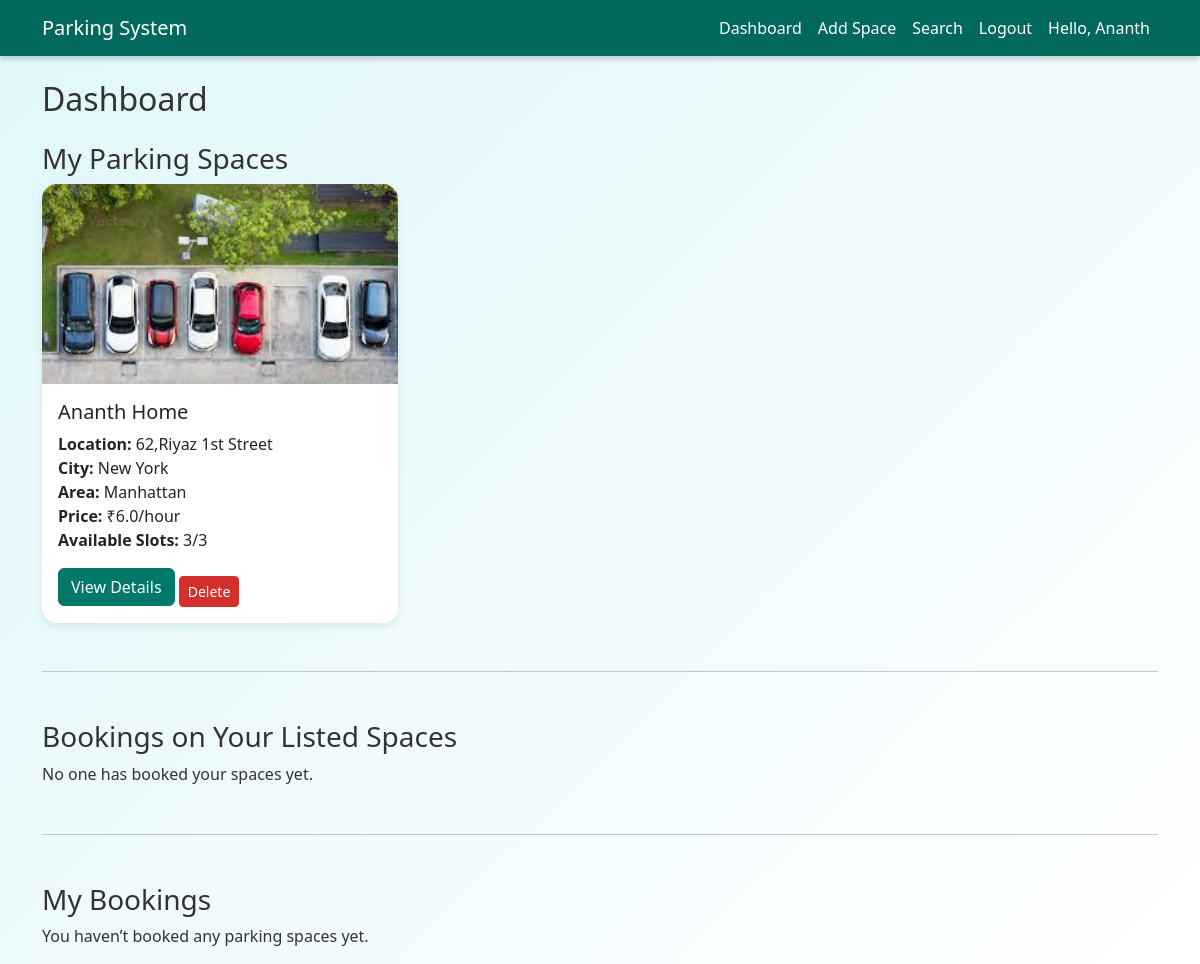
/dashboard (signed in), run on the app's committed database.
### tables this page shows
CREATE TABLE parking_spaces (
            id INTEGER PRIMARY KEY AUTOINCREMENT,
            user_id INTEGER,
            title TEXT NOT NULL,
            address TEXT NOT NULL,
            city TEXT NOT NULL,
            area TEXT NOT NULL,
            price_per_hour REAL NOT NULL,
            total_slots INTEGER NOT NULL,
            available_slots INTEGER NOT NULL,
            description TEXT,
            image TEXT,
            FOREIGN KEY (user_id) REFERENCES users (id)
        );

### app.py (the view)
@app.route('/dashboard')
def dashboard():
    if 'user_id' not in session:
        return redirect(url_for('login'))
    user_id = session['user_id']
    conn = get_db()
    cur = conn.cursor()
    cur.execute('SELECT * FROM parking_spaces WHERE user_id = ?', (user_id,))
    spaces = cur.fetchall()
    cur.execute('''
        SELECT b.id, b.hours, b.booking_date, p.title, p.address, p.city
        FROM bookings b
        JOIN parking_spaces p ON b.space_id = p.id
        WHERE b.user_id = ?
    ''', (user_id,))
    bookings = cur.fetchall()
    cur.execute('''
        SELECT b.id, b.hours, b.booking_date, u.name, u.contact, p.title
        FROM bookings b
        JOIN users u ON b.user_id = u.id
        JOIN parking_spaces p ON b.space_id = p.id
        WHERE p.user_id = ? AND b.user_id != ?
    ''', (user_id, user_id))
    bookings_on_my_spaces = cur.fetchall()
    conn.close()
    return render_template('dashboard.html',
                           spaces=spaces,
                           bookings=bookings,
                           bookings_on_my_spaces=bookings_on_my_spaces)

### database.py (called while the page is built)
def get_db():
    conn = sqlite3.connect('parking.db')
    conn.row_factory = sqlite3.Row
    return conn

### templates/dashboard.html
{% extends 'base.html' %}
{% block content %}
<h2 class="mb-4">Dashboard</h2>
<h3 class="mt-4">My Parking Spaces</h3>
<div class="row row-cols-1 row-cols-md-3 g-4">
    {% for space in spaces %}
    <div class="col">
        <div class="card h-100">
            {% if space.image %}
            <img src="{{ url_for('static', filename='uploads/' + space.image) }}" class="card-img-top" alt="{{ space.title }}">
            {% endif %}
            <div class="card-body">
                <h5 class="card-title">{{ space.title }}</h5>
                <p class="card-text">
                    <strong>Location:</strong> {{ space.address }}<br>
                    <strong>City:</strong> {{ space.city }}<br>
                    <strong>Area:</strong> {{ space.area }}<br>
                    <strong>Price:</strong> ₹{{ space.price_per_hour }}/hour<br>
                    <strong>Available Slots:</strong> {{ space.available_slots }}/{{ space.total_slots }}
                </p>
                <a href="{{ url_for('space_details', space_id=space.id) }}" class="btn btn-primary">View Details</a>
<form action="{{ url_for('delete_space', space_id=space.id) }}" method="POST" style="display:inline;">
  <button type="submit" class="btn btn-danger btn-sm mt-2" onclick="return confirm('Are you sure you want to delete this space?');">Delete</button>
</form>
            </div>
        </div>
    </div>
    {% else %}
    <p>You haven’t listed any parking spaces yet.</p>
    {% endfor %}
</div>
<hr class="my-5">
<h3 class="mt-5">Bookings on Your Listed Spaces</h3>
{% if bookings_on_my_spaces %}
<table class="table table-bordered">
  <thead>
    <tr>
      <th>Parking Title</th>
      <th>Booked By</th>
      <th>Contact</th>
      <th>Hours</th>
      <th>Booking Date</th>
      <th>Action</th>
    </tr>
  </thead>
  <tbody>
    {% for booking in bookings_on_my_spaces %}
    <tr>
      <td>{{ booking['title'] }}</td>
      <td>{{ booking['name'] }}</td>
      <td>{{ booking['contact'] }}</td>
      <td>{{ booking['hours'] }}</td>
      <td>{{ booking['booking_date'] }}</td>
      <td>
        <form action="{{ url_for('reject_booking', booking_id=booking['id']) }}" method="POST">
          <button type="submit" class="btn btn-danger btn-sm" onclick="return confirm('Reject this booking?');">Reject</button>
        </form>
      </td>
    </tr>
    {% endfor %}
  </tbody>
</table>
{% else %}
<p>No one has booked your spaces yet.</p>
{% endif %}
<hr class="my-5">
<h3 class="mt-4">My Bookings</h3>
{% if bookings %}
<div class="table-responsive">
    <table class="table table-bordered">
        <thead class="table-dark">
            <tr>
                <th>#</th>
                <th>Parking Title</th>
                <th>Address</th>
                <th>City</th>
                <th>Booked Hours</th>
                <th>Booking Date</th>
                <th>Action</th>
            </tr>
        </thead>
        <tbody>
            {% for booking in bookings %}
            <tr>
                <td>{{ loop.index }}</td>
                <td>{{ booking.title }}</td>
                <td>{{ booking.address }}</td>
                <td>{{ booking.city }}</td>
                <td>{{ booking.hours }}</td>
                <td>{{ booking.booking_date }}</td>
                <td>
                    <form action="{{ url_for('cancel_booking', booking_id=booking.id) }}" method="POST">
                        <button type="submit" class="btn btn-danger btn-sm" onclick="return confirm('Cancel this booking?');">Cancel</button>
                    </form>
                </td>
            </tr>
            {% endfor %}
        </tbody>
    </table>
</div>
{% else %}
<p>You haven’t booked any parking spaces yet.</p>
{% endif %}
{% endblock %}

### templates/base.html (shortened to what this page needs)
<!DOCTYPE html>
<html lang="en">
<head>
    <link href="https://cdn.jsdelivr.net/npm/bootstrap@5.3.0/dist/css/bootstrap.min.css" rel="stylesheet">
    <link rel="stylesheet" href="{{ url_for('static', filename='css/styles.css') }}">
</head>
<body>
    <nav class="navbar navbar-expand-lg navbar-light bg-light">
        <div class="container">
            <a class="navbar-brand" href="{{ url_for('dashboard') }}">Parking System</a>
            <div class="collapse navbar-collapse" id="navbarNav">
                <ul class="navbar-nav ms-auto">
                    {% if session.user_id %}
                        <li class="nav-item">
                            <a class="nav-link" href="{{ url_for('dashboard') }}">Dashboard</a>
                        </li>
                        <li class="nav-item">
                            <a class="nav-link" href="{{ url_for('add_space') }}">Add Space</a>
                        </li>
                        <li class="nav-item">
                            <a class="nav-link" href="{{ url_for('search') }}">Search</a>
                        </li>
                        <li class="nav-item">
                            <a class="nav-link" href="{{ url_for('logout') }}">Logout</a>
                        </li>
                        <li class="nav-item">
                            <span class="nav-link">Hello, {{ session.name }}</span>
                        </li>
                    {% endif %}
                </ul>
            </div>
        </div>
    </nav>
    <div class="container mt-4">
        {% block content %}{% endblock %}
    </div>
</body>
</html>

### static/css/styles.css (style rules this page uses)
body { background: linear-gradient(135deg, #e0f7fa, #ffffff); font-family: 'Segoe UI', Tahoma, Geneva, Verdana, sans-serif; color: #333; }
.navbar { background-color: #00695c !important; box-shadow: 0 3px 6px rgba(0,0,0,0.2); }
.navbar-brand, .nav-link, .navbar-text { color: #ffffff !important; font-weight: 500; }
.card { transition: transform 0.3s, box-shadow 0.3s; border: none; border-radius: 15px; overflow: hidden; background-color: #ffffff; box-shadow: 0 4px 8px rgba(0, 105, 92, 0.1); }
.card-img-top { height: 200px; object-fit: cover; }
.btn-primary { background-color: #00796b; border-color: #00796b; transition: background-color 0.3s ease-in-out; }
.btn-danger { background-color: #d32f2f; border-color: #d32f2f; }

### data on the page
parking_spaces: image (picture), title "Ananth Home", address "62,Riyaz 1st Street", city "New York", area "Manhattan", price_per_hour "6.0", available_slots "3", total_slots "3"

### other printed values
{{ session.name }} "Ananth"
